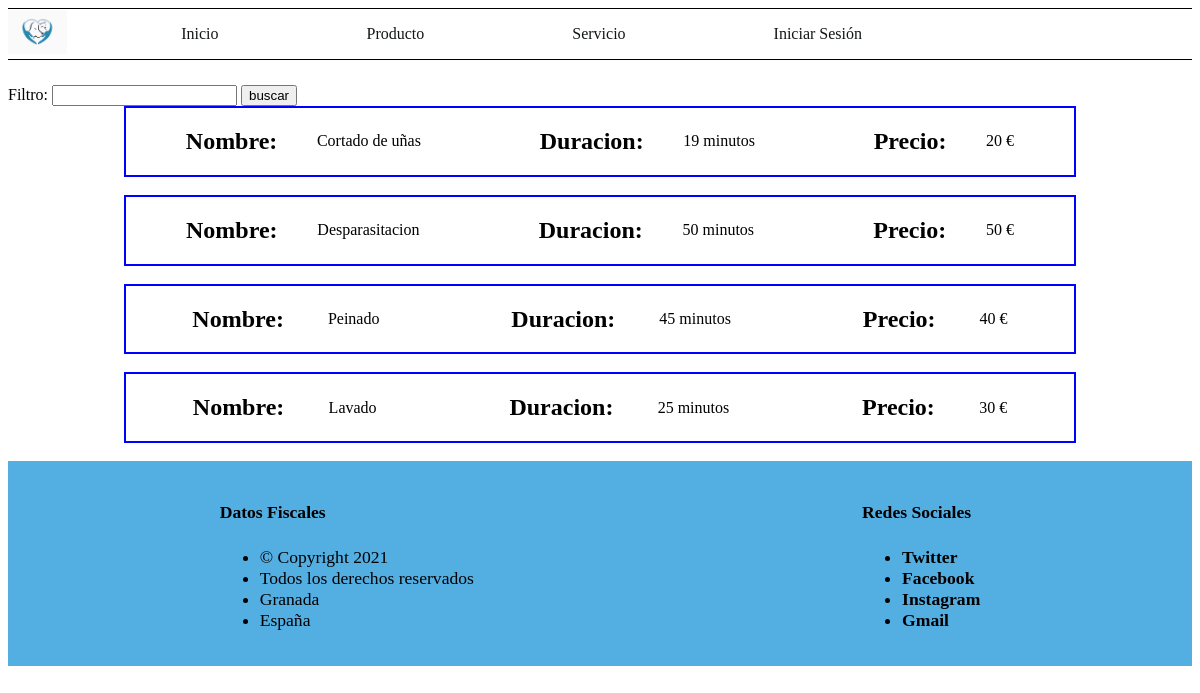
Page /Molina_Ruiz_Emilio/secciones/servicios.php on the committed database.
### tables this page shows
CREATE TABLE `servicio` (
  `id` bigint(20) UNSIGNED NOT NULL,
  `descripcion` varchar(200) NOT NULL,
  `duracion` int(6) NOT NULL,
  `precio` int(6) UNSIGNED NOT NULL
);

### Molina_Ruiz_Emilio/secciones/servicios.php (the view, shortened to what this page needs)
<!DOCTYPE html>
<html lang="en">
<head>
    <link rel="stylesheet" href="../css/style.css">
</head>
<body>
    <header>
    <?php
            require_once("../funciones/funciones.php");
            $cone =conectar();
            echo crear_menu();
        ?>
    </header>
    <main>
        <?php
             echo "<form action='#' method='post'>
                    <label for='filtro'>Filtro:</label>
                    <input type='text' name='filtro'>
                    <input type='submit' name='buscar' value='buscar'>
                  </form>";
            if (isset($_POST['buscar'])) {
                $filtro=$_POST['filtro'];
                $mostrar1=" select *
                            from servicio
                            where descripcion=?";
                $consulta=$cone->prepare($mostrar1);
                $consulta->bind_param("s",$filtro);
                $consulta->bind_result($id,$descripcion,$duracion,$precio);
                $consulta->execute();
                while ($consulta->fetch()) {
                    echo "
                        <div class='forma_cli'>
                            <p><h2>Nombre:</h2>$descripcion</p>
                            <p><h2>Duracion:</h2>$duracion minutos</p>
                            <p><h2>Precio:</h2>$precio €</p>";
                    if (isset($_COOKIE['Sesion_ejem'])) {
                        if ($_SESSION['nombre']=='admin') {
                            echo "<form action='modificaciones/modificar_ser.php' method='post'>
                                <input type='hidden' name='id_modi' value=$id>
                                <input type='submit' name='modific' value='Modificar'>
                                </form>
                                </div> <br>";
                        }else {
                            echo "</div> <br>";
                        }
                    }else {
                        echo "</div> <br>";
                    }
                }
                $consulta->close();
            }else{
                $mostrar1="select * from servicio";
                $resultado= $cone->query($mostrar1);
                while ($servici= $resultado->fetch_array(MYSQLI_ASSOC)) {
                    echo "
                        <div class='forma_cli'>
                            <p><h2>Nombre:</h2>$servici[descripcion]</p>
                            <p><h2>Duracion:</h2>$servici[duracion] minutos</p>
                            <p><h2>Precio:</h2>$servici[precio] €</p>";
                    if (isset($_COOKIE['Sesion_ejem'])) {
                        if ($_SESSION['nombre']=='admin') {
                            echo "<form action='modificaciones/modificar_ser.php' method='post'>
                                <input type='hidden' name='id_modi' value=$servici[id]>
                                <input type='submit' name='modific' value='Modificar'>
                                </form>
                                </div> <br>";
                        }else {
                            echo "</div> <br>";
                        }
                    }else {
                        echo "</div> <br>";
                    }
                }
            }
        ?>
    </main>
    <footer>
    <?php
            echo crear_pie();
        ?>
    </footer>
</body>
</html>

### Molina_Ruiz_Emilio/css/style.css (style rules this page uses)
main { width: 100%; }
footer { width: 100%; background-color: #53aee2 ; padding: 1em; font-size: 1.1rem; display: flex; justify-content: space-around; box-sizing: border-box; }
.forma_cli { border: 2px solid blue; width: 80%; display: flex; align-items: center; justify-content: space-around; margin: auto; }

### rows in the picture
servicio: descripcion "Cortado de uñas", duracion "19", precio "20"
servicio: descripcion "Desparasitacion", duracion "50", precio "50"
servicio: descripcion "Peinado", duracion "45", precio "40"
servicio: descripcion "Lavado", duracion "25", precio "30"
